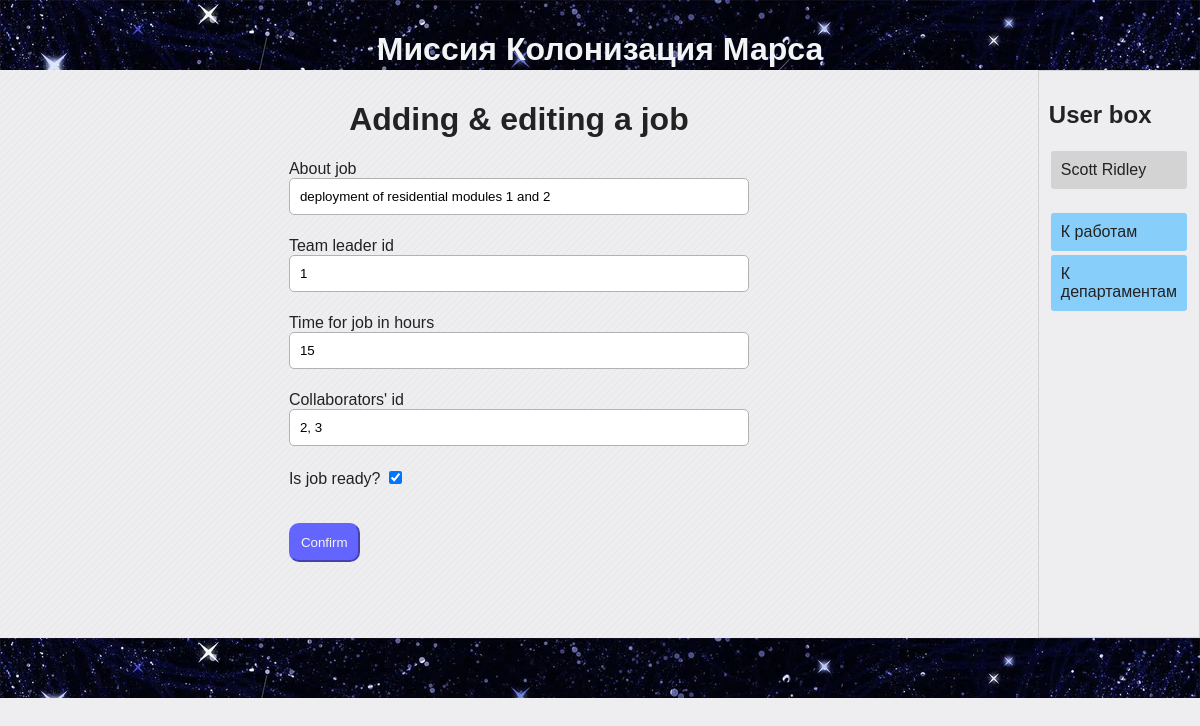
Before: /addjob/1 (signed in) with the older database file.
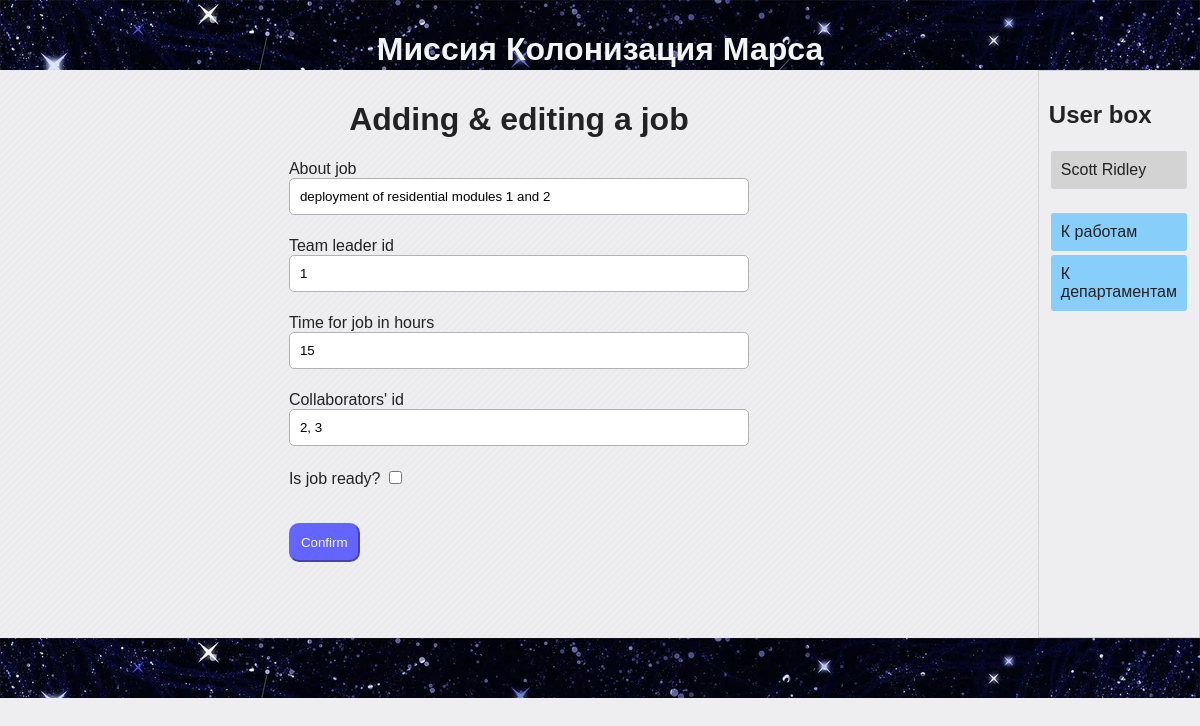
After: the same page with the newer database file.
### data/jobs.py (models this page shows)
class Jobs(SqlAlchemyBase, SerializerMixin):
    __tablename__ = 'jobs'
    id = sqlalchemy.Column(sqlalchemy.Integer,
                           primary_key=True, autoincrement=True)
    team_leader = sqlalchemy.Column(sqlalchemy.Integer,
                                    sqlalchemy.ForeignKey('users.id'))
    job = sqlalchemy.Column(sqlalchemy.String)
    work_size = sqlalchemy.Column(sqlalchemy.Integer)
    collaborators = sqlalchemy.Column(sqlalchemy.String)
    start_date = sqlalchemy.Column(sqlalchemy.DateTime, default=datetime.datetime.now)
    end_date = sqlalchemy.Column(sqlalchemy.DateTime)
    is_finished = sqlalchemy.Column(sqlalchemy.Boolean)
    user = orm.relation('User')

### main.py (the view)
@app.route("/addjob/<int:id>", methods=['GET', 'POST'])
def edit_job(id):
    form = JobForm()
    session = db_session.create_session()
    job = session.query(Jobs).get(id)
    if not job:
        abort(404)
    elif not current_user.is_authenticated or (current_user != job.user and current_user.id != 1):
        abort(403)
    if form.validate_on_submit():
        job.job = form.job.data
        job.team_leader = form.team_leader.data
        job.work_size = form.work_size.data
        job.collaborators = form.collaborators.data
        job.is_finished = form.is_finished.data
        session.commit()
        return redirect('/')
    else:
        form.job.data = job.job
        form.team_leader.data = job.team_leader
        form.work_size.data = job.work_size
        form.collaborators.data = job.collaborators
        form.is_finished.data = job.is_finished
        return render_template('form_job.html', title='Editing a job', form=form)

### forms/job_form.py
class JobForm(FlaskForm):
    job = StringField('About job', validators=[DataRequired()])
    team_leader = StringField('Team leader id', validators=[DataRequired()])
    work_size = StringField('Time for job in hours', validators=[DataRequired()])
    collaborators = StringField("Collaborators' id", validators=[])
    is_finished = BooleanField('Is job ready?', validators=[])
    submit = SubmitField('Confirm')

### data/db_session.py (called while the page is built)
def create_session() -> Session:
    global __factory
    return __factory()

### main.py (called while the page is built)
@log_manager.user_loader
def load_user(user_id):
    session = db_session.create_session()
    return session.query(User).get(user_id)

### templates/form_job.html (shortened to what this page needs)
{% extends "base.html" %}
{% block content %}
    {% from "macros/render_field.html" import render_field %}
    <h1 style='text-align: center'>Adding & editing a job</h1>
    <form method='post' class='form'>
        {{ render_field(form.job, class='form_field') }}
        {{ render_field(form.team_leader, class='form_field') }}
        {{ render_field(form.work_size, class='form_field') }}
        {{ render_field(form.collaborators, class='form_field') }}
        {{ render_field(form.is_finished) }}
        <section>
            {{ form.submit(class='submit') }}
        </section>
    </form>
{% endblock %}

### templates/macros/render_field.html (shortened to what this page needs)
{% macro render_field(field) %}
    <section>
        {{ field.label() }}
        {{ field(**kwargs) }}
    </section>
{% endmacro %}

Changed rows visible on the page:
changed Jobs "deployment of residential modules 1 and 2": is_finished "☑" → "☐"
